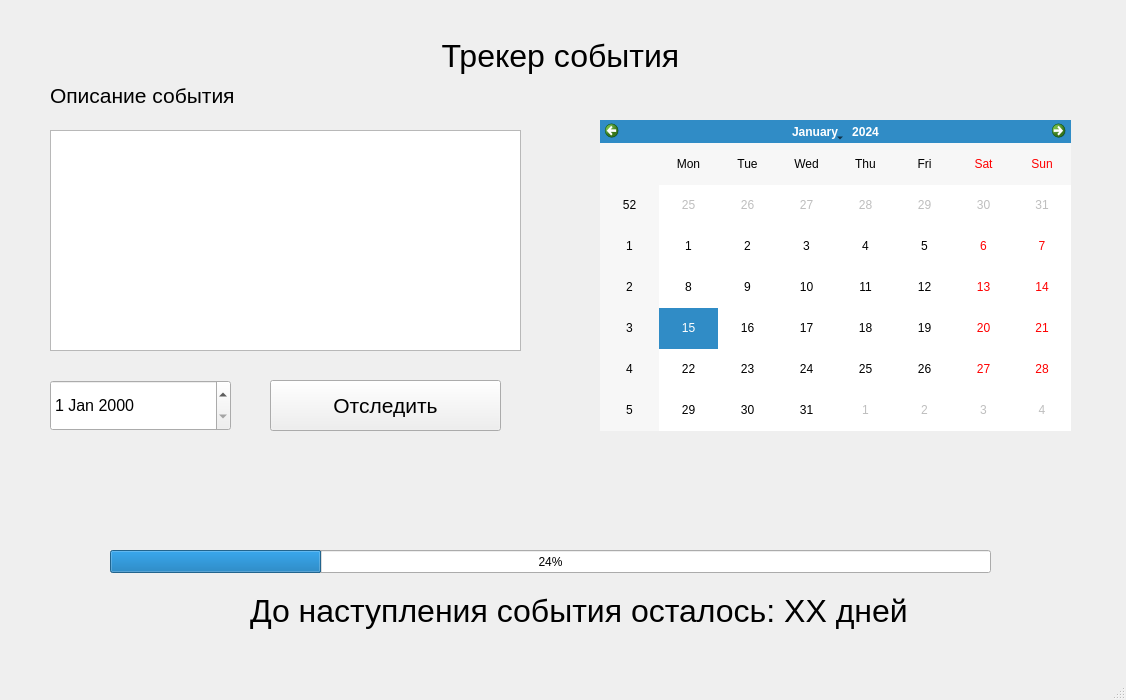
<?xml version="1.0" encoding="UTF-8"?>
<ui version="4.0">
 <class>AdminWindow</class>
 <widget class="QMainWindow" name="AdminWindow">
  <property name="geometry">
   <rect>
    <x>0</x>
    <y>0</y>
    <width>1126</width>
    <height>700</height>
   </rect>
  </property>
  <property name="windowTitle">
   <string>Test python App</string>
  </property>
  <widget class="QWidget" name="centralwidget">
   <widget class="QLabel" name="label">
    <property name="geometry">
     <rect>
      <x>220</x>
      <y>20</y>
      <width>681</width>
      <height>71</height>
     </rect>
    </property>
    <property name="font">
     <font>
      <pointsize>24</pointsize>
     </font>
    </property>
    <property name="text">
     <string>Трекер события</string>
    </property>
    <property name="alignment">
     <set>Qt::AlignCenter</set>
    </property>
   </widget>
   <widget class="QCalendarWidget" name="calendarWidget">
    <property name="geometry">
     <rect>
      <x>600</x>
      <y>120</y>
      <width>471</width>
      <height>311</height>
     </rect>
    </property>
   </widget>
   <widget class="QProgressBar" name="progressBar">
    <property name="geometry">
     <rect>
      <x>110</x>
      <y>550</y>
      <width>881</width>
      <height>23</height>
     </rect>
    </property>
    <property name="value">
     <number>24</number>
    </property>
   </widget>
   <widget class="QPlainTextEdit" name="plainTextEdit">
    <property name="geometry">
     <rect>
      <x>50</x>
      <y>130</y>
      <width>471</width>
      <height>221</height>
     </rect>
    </property>
   </widget>
   <widget class="QLabel" name="label_2">
    <property name="geometry">
     <rect>
      <x>50</x>
      <y>70</y>
      <width>191</width>
      <height>51</height>
     </rect>
    </property>
    <property name="font">
     <font>
      <pointsize>16</pointsize>
     </font>
    </property>
    <property name="text">
     <string>Описание события</string>
    </property>
   </widget>
   <widget class="QPushButton" name="pushButton">
    <property name="geometry">
     <rect>
      <x>270</x>
      <y>380</y>
      <width>231</width>
      <height>51</height>
     </rect>
    </property>
    <property name="font">
     <font>
      <pointsize>16</pointsize>
     </font>
    </property>
    <property name="text">
     <string>Отследить</string>
    </property>
   </widget>
   <widget class="QDateEdit" name="dateEdit">
    <property name="geometry">
     <rect>
      <x>50</x>
      <y>380</y>
      <width>181</width>
      <height>51</height>
     </rect>
    </property>
    <property name="font">
     <font>
      <pointsize>12</pointsize>
     </font>
    </property>
   </widget>
   <widget class="QLabel" name="label_3">
    <property name="geometry">
     <rect>
      <x>250</x>
      <y>590</y>
      <width>681</width>
      <height>41</height>
     </rect>
    </property>
    <property name="font">
     <font>
      <pointsize>24</pointsize>
     </font>
    </property>
    <property name="text">
     <string>До наступления события осталось: XX дней</string>
    </property>
   </widget>
  </widget>
  <widget class="QMenuBar" name="menubar">
   <property name="geometry">
    <rect>
     <x>0</x>
     <y>0</y>
     <width>1126</width>
     <height>21</height>
    </rect>
   </property>
  </widget>
  <widget class="QStatusBar" name="statusbar"/>
 </widget>
 <resources/>
 <connections/>
</ui>
